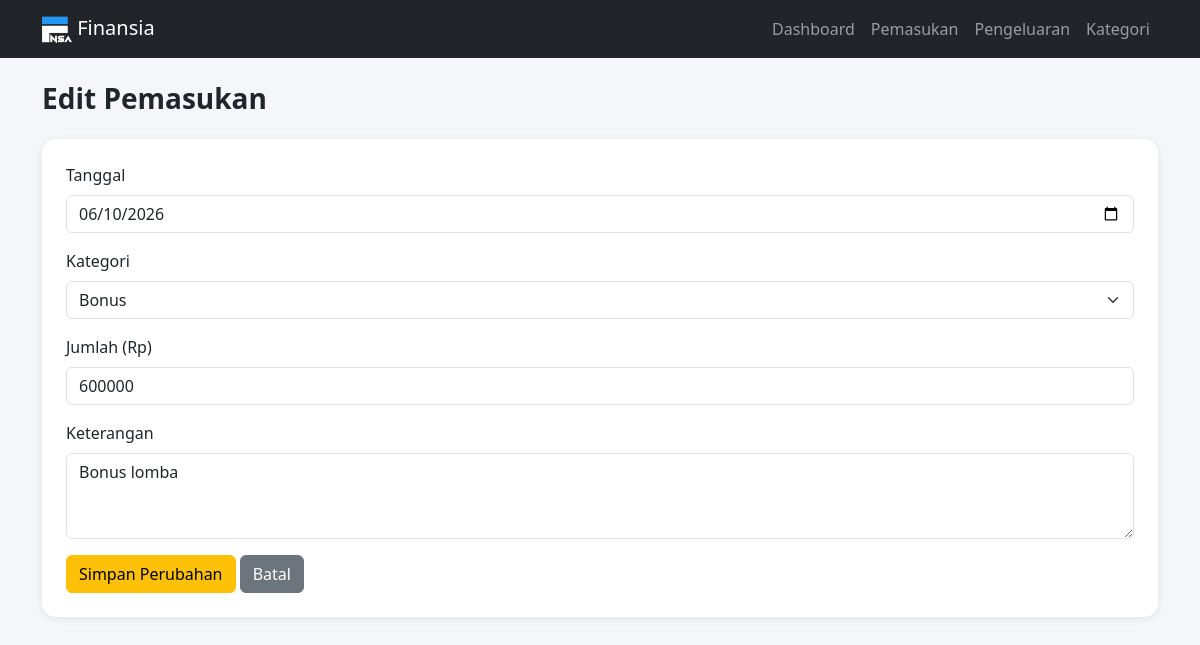
The app's page /pages/pemasukan/edit.php?id=2 with its own data.
### tables this page shows
CREATE TABLE `pemasukan` (
  `id_pemasukan` int NOT NULL,
  `tanggal` date NOT NULL,
  `jumlah` int NOT NULL,
  `keterangan` text,
  `id_kategori` int DEFAULT NULL
);

CREATE TABLE `kategori` (
  `id_kategori` int NOT NULL,
  `nama_kategori` varchar(100) NOT NULL,
  `tipe` enum('pemasukan','pengeluaran') NOT NULL
);

### pages/pemasukan/edit.php (the view, shortened to what this page needs)
<?php
require_once '../../config/koneksi.php';
$base = "../../";
$id = intval($_GET['id']);
$query = mysqli_query($koneksi, "SELECT * FROM pemasukan WHERE id_pemasukan = $id");
$row = mysqli_fetch_assoc($query);
$kategori = mysqli_query($koneksi, "SELECT * FROM kategori WHERE tipe = 'pemasukan' ORDER BY nama_kategori");
?>
<!DOCTYPE html>
<html lang="id">
<head>
    <link href="https://cdn.jsdelivr.net/npm/bootstrap@5.3.3/dist/css/bootstrap.min.css" rel="stylesheet">
    <link href="<?= $base ?>assets/css/style.css" rel="stylesheet">
</head>
<body>
<?php include '../../config/navbar.php'; ?>
<div class="container">
    <h3 class="page-title">Edit Pemasukan</h3>
    <div class="card card-dashboard">
        <div class="card-body">
            <form method="POST" action="edit.php?id=<?= $id ?>">
                <div class="mb-3">
                    <label class="form-label">Tanggal</label>
                    <input type="date" name="tanggal" class="form-control" value="<?= $row['tanggal'] ?>" required>
                </div>
                <div class="mb-3">
                    <label class="form-label">Kategori</label>
                    <select name="id_kategori" class="form-select" required>
                        <?php while ($k = mysqli_fetch_assoc($kategori)): ?>
                            <option value="<?= $k['id_kategori'] ?>" <?= $k['id_kategori'] == $row['id_kategori'] ? 'selected' : '' ?>>
                                <?= htmlspecialchars($k['nama_kategori']) ?>
                            </option>
                        <?php endwhile; ?>
                    </select>
                </div>
                <div class="mb-3">
                    <label class="form-label">Jumlah (Rp)</label>
                    <input type="number" name="jumlah" class="form-control" min="0" value="<?= $row['jumlah'] ?>" required>
                </div>
                <div class="mb-3">
                    <label class="form-label">Keterangan</label>
                    <textarea name="keterangan" class="form-control" rows="3"><?= htmlspecialchars($row['keterangan']) ?></textarea>
                </div>
                <button type="submit" class="btn btn-warning">Simpan Perubahan</button>
                <a href="index.php" class="btn btn-secondary">Batal</a>
            </form>
        </div>
    </div>
</div>
</body>
</html>

### assets/css/style.css (style rules this page uses)
body { background-color: #f4f6f9; }
.card-dashboard { border: none; border-radius: 14px; box-shadow: 0 2px 8px rgba(0, 0, 0, 0.08); }
.card-dashboard .card-body { padding: 1.5rem; }
.page-title { margin-bottom: 1.5rem; font-weight: 600; }

### records on screen
pemasukan: tanggal "06/10/2026", id_kategori "Bonus", jumlah "600000", keterangan "Bonus lomba"
